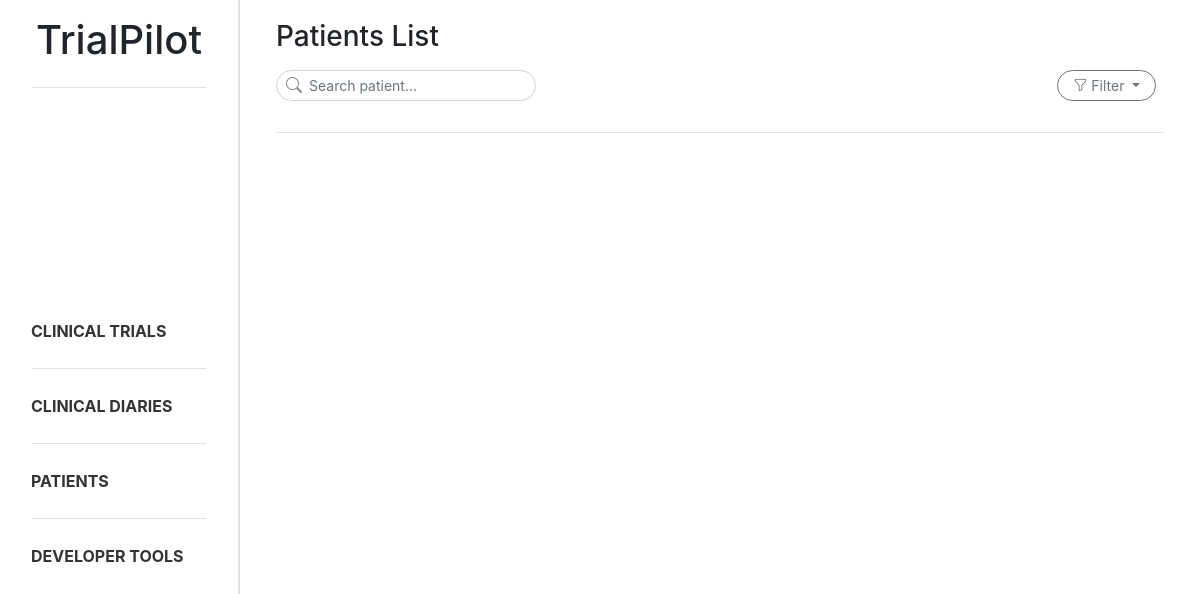
The page /patients/ on the database as committed earlier.
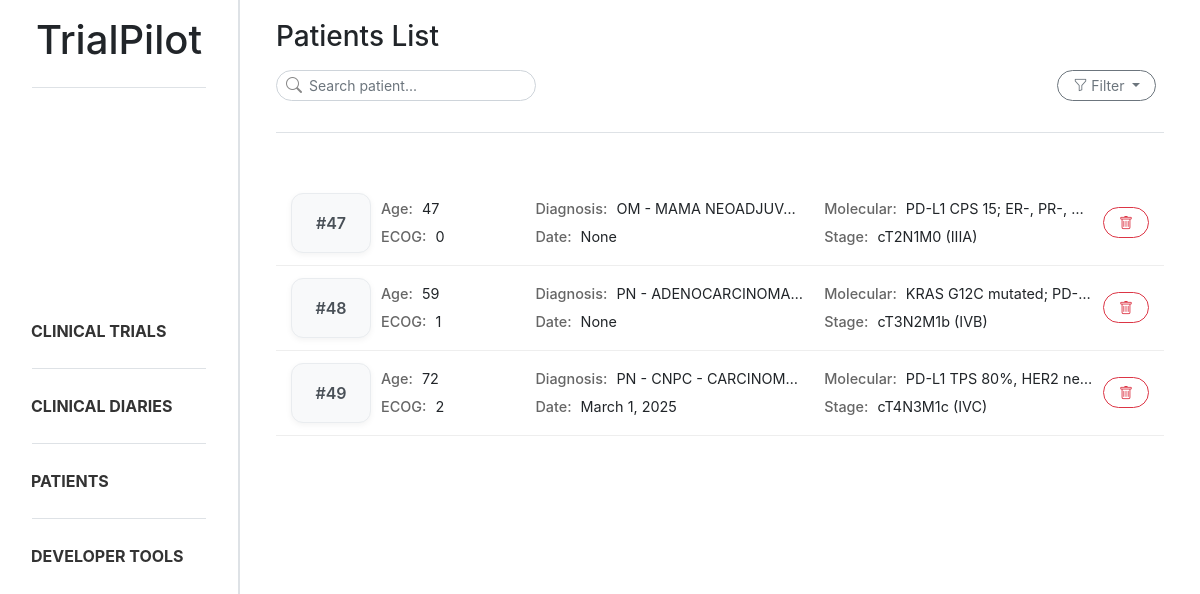
The same page on the database as committed later.
### trialpilot/models.py (models this page shows, shortened)
class Patient_profile(models.Model):
    document = models.ForeignKey(Document, on_delete=models.CASCADE, related_name="patient_profiles")
    age = models.IntegerField(null=True, blank=True)
    ecog_ps = models.IntegerField(null=True, blank=True)
    diagnosis = models.CharField(max_length=255, null=True, blank=True)
    diagnosis_date = models.DateField(null=True, blank=True)
    molecular_status = models.CharField(max_length=255, null=True, blank=True)
    stage = models.CharField(max_length=50, null=True, blank=True)
    control = models.CharField(max_length=255, null=True, blank=True)
    created_at = models.DateTimeField(auto_now_add=True)

### trialpilot/views.py (the view, shortened to what this page needs)
# urls.py: path('patients/', patient_list, name='patient_list'),
def patient_list(request):
    search = request.GET.get("search", "").strip()
    stage = request.GET.get("stage", "").strip()
    molecular_status = request.GET.get("molecular_status", "").strip()
    patients = Patient_profile.objects.all()
    if stage:
        patients = patients.filter(stage__icontains=stage)
    if molecular_status:
        patients = patients.filter(molecular_status__icontains=molecular_status)
    patient_data = []
    for patient in patients:
        treatments = Treatment.objects.filter(patient=patient)
        analysis_obj = Analysis.objects.filter(patient=patient).first()
        patient.json_analysis = json.dumps(serialize_analysis(analysis_obj))
        patient_data.append((patient, treatments))
    return render(request, 'trialpilot/patient_list.html', {
        'patient_data': patient_data,
        'search': search,
        'stage': stage,
        'molecular_status': molecular_status,
    })

### trialpilot/templates/trialpilot/patient_list.html (shortened to what this page needs)
{% extends "trialpilot/base.html" %}
{% block content %}
<div class="d-flex flex-column mb-4 ml-3 mr-3">
    <h3 class="mb-3">Patients List</h3>
    <div class="d-flex justify-content-between align-items-center mb-3">
        <form method="GET">
            <div class="position-relative" style="width:260px">
                <i class="bi bi-search position-absolute"
                    style="left:10px; top:50%; transform:translateY(-50%); color:#888;"></i>
                <input type="text" name="search" class="form-control form-control-sm rounded-ui"
                    style="padding-left: 32px;" placeholder="Search patient...">
            </div>
        </form>
        <div class="dropdown" style="margin-right: 0.5rem;">
            <button class="btn btn-outline-secondary btn-sm rounded-ui dropdown-toggle" type="button"
                data-bs-toggle="dropdown" aria-expanded="false">
                <i class="bi bi-funnel"></i>
                Filter
            </button>
        </div>
    </div>
    <div class="sidebar-divider mb-4"></div>
</div>
<div class="patient-list ml-3 mr-3">
    {% for patient, treatments in patient_data %}
    <div class="patient-card patient-card-trigger" data-id="{{ patient.id }}" data-age="{{ patient.age }}"
        data-ecog="{{ patient.ecog_ps }}" data-diagnosis="{{ patient.diagnosis }}"
        data-date="{{ patient.diagnosis_date }}" data-molecular="{{ patient.molecular_status }}"
        data-stage="{{ patient.stage }}" data-control="{{ patient.control }}" data-treatments='[
        {% for t in treatments %}
            {
                "name": "{{ t.treatment_name|escapejs }}",
                "start": "{{ t.start_date }}",
                "end": "{{ t.end_date|default:"Ongoing" }}"
            }{% if not forloop.last %},{% endif %}
        {% endfor %}
     ]' data-analysis='{{ patient.json_analysis|safe }}'>
        <div class="patient-layout">
            <div class="patient-id">
                #{{ patient.id }}
            </div>
            <div class="patient-grid">
                <div><strong>Age:</strong> {{ patient.age }}</div>
                <div><strong>Diagnosis:</strong> {{ patient.diagnosis }}</div>
                <div><strong>Molecular:</strong> {{ patient.molecular_status }}</div>
                <div><strong>ECOG:</strong> {{ patient.ecog_ps }}</div>
                <div><strong>Date:</strong> {{ patient.diagnosis_date }}</div>
                <div><strong>Stage:</strong> {{ patient.stage }}</div>
            </div>
            <div class="patient-actions">
                <button class="btn btn-outline-danger btn-sm reset-btn rounded-ui"
                    data-document-id="{{ patient.document.id }}" data-patient-id="{{ patient.id }}">
                    <i class="bi bi-trash"></i>
                </button>
            </div>
        </div>
    </div>
    {% endfor %}
</div>
{% endblock %}

### trialpilot/templates/trialpilot/base.html (shortened to what this page needs)
{% load static %}
<!DOCTYPE html>
<html lang="en">
<head>
    <link href="{% static 'css/bootstrap.css' %}" rel="stylesheet">
    <link href="{% static 'css/style.css' %}" rel="stylesheet">
    <link rel="stylesheet" href="https://cdn.jsdelivr.net/npm/bootstrap-icons@1.11.1/font/bootstrap-icons.css">
</head>
<body>
    <div class="sidebar p-3 sidebar-border d-flex flex-column">
        <header>
            <a href="{% url 'index' %}" style="text-decoration: none; color: inherit;">
                <h1 style="text-align: center;">TrialPilot</h1>
            </a>
        </header>
        <div class="sidebar-divider ml-3 mr-3"></div>
        <ul class="nav flex-column my-auto">
            <li class="nav-item"><a class="nav-link" href="{% url 'trial_list' %}"><b>CLINICAL TRIALS</b></a></li>
            <div class="sidebar-divider ml-3 mr-3"></div>
            <li class="nav-item"><a class="nav-link" href="{% url 'diary_list' %}"><b>CLINICAL DIARIES</b></a></li>
            <div class="sidebar-divider ml-3 mr-3"></div>
            <li class="nav-item"><a class="nav-link" href="{% url 'patient_list' %}"><b>PATIENTS</b></a></li>
            <div class="sidebar-divider ml-3 mr-3"></div>
            <li class="nav-item"><a class="nav-link" href="{% url 'dev_tools' %}"><b>DEVELOPER TOOLS</b></a></li>
        </ul>
    </div>
    <main class="main-content">
        {% block content %}{% endblock %}
    </main>
</body>
</html>

### static/css/style.css (style rules this page uses)
body { overflow-x: hidden; }
html, body { height: 100%; }
.nav-link { display: block; padding: 10px 15px; border-radius: 10px; color: #333; transition: all 0.2s ease; }
.sidebar { position: fixed; top: 0; left: 0; width: 240px; height: 100vh; overflow-y: auto; background: white; z-index: 1000; }
.main-content { margin-left: 240px; padding: 20px; }
.sidebar-border { border-right: 2px solid #dee2e6; }
.sidebar-divider { height: 1px; background-color: #dee2e6; margin-bottom: 15px; margin-top: 15px; }
.rounded-ui { border-radius: 1rem !important; padding-left: 15px; padding-right: 15px; }
.patient-card { padding: 12px 15px; border-bottom: 1px solid #eee; transition: all 0.15s ease; cursor: pointer; }
.patient-actions { display: flex; align-items: center; justify-content: center; }
.patient-grid { display: grid; grid-template-columns: 1fr 2fr 2fr; grid-template-rows: auto auto; gap: 6px 20px; font-size: 0.9rem; }
.patient-grid div { overflow: hidden; white-space: nowrap; text-overflow: ellipsis; }
.patient-grid strong { color: #666; font-weight: 500; margin-right: 5px; }
.patient-layout { display: grid; grid-template-columns: 80px 1fr auto; align-items: center; gap: 10px; }
.patient-id { display: flex; align-items: center; justify-content: center; font-weight: 600; color: #495057; background: #f8f9fa; border: 1px solid #e9ecef; border-radius: 12px; height: 100%; min-height: 60px; box-shadow: 0 2px 6px rgba(0, 0, 0, 0.05); }

Rows that differ between the two databases and show on the page:
added Patient_profile: id "47", age "47", diagnosis "OM - MAMA NEOADJUV…", molecular_status "PD-L1 CPS 15; ER-, PR-,…", ecog_ps "0", diagnosis_date "None", stage "cT2N1M0 (IIIA)"
added Patient_profile: id "48", age "59", diagnosis "PN - ADENOCARCINOMA…", molecular_status "KRAS G12C mutated; PD-…", ecog_ps "1", diagnosis_date "None", stage "cT3N2M1b (IVB)"
added Patient_profile: id "49", age "72", diagnosis "PN - CNPC - CARCINOM…", molecular_status "PD-L1 TPS 80%, HER2 ne…", ecog_ps "2", diagnosis_date "March 1, 2025", stage "cT4N3M1c (IVC)"
